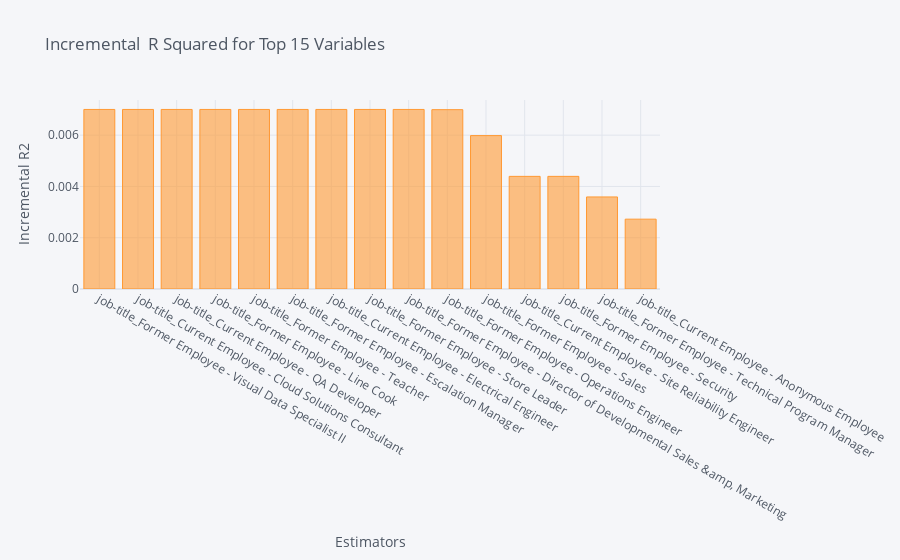
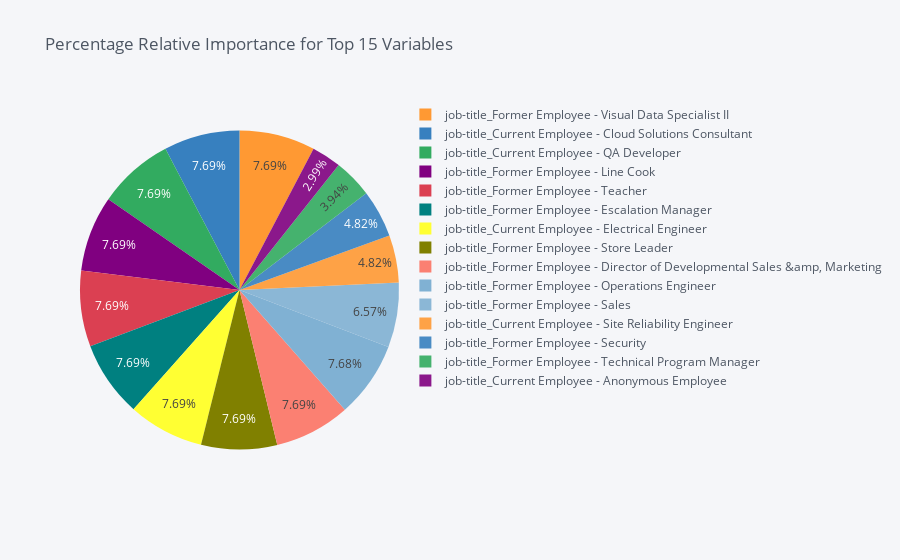

Write notebook code for charts like these, in order.
### Code cell
dominance_regression.plot_incremental_rsquare()

### Figure 1 — Plotly figure (JSON) as saved in the notebook; plotly's stock layout.template omitted (floating-point values rounded to 4 significant figures)
{"data": [{"marker": {"color": "rgba(255, 153, 51, 0.6)", "line": {"color": "rgba(255, 153, 51, 1.0)", "width": 1}}, "name": "incremental_r2", "orientation": "v", "text": "", "x": ["job-title_Former Employee - Visual Data Specialist II", "job-title_Current Employee - Cloud Solutions Consultant", "job-title_Current Employee - QA Developer", "job-title_Former Employee - Line Cook", "job-title_Former Employee - Teacher", "job-title_Former Employee - Escalation Manager", "job-title_Current Employee - Electrical Engineer", "job-title_Former Employee - Store Leader", "job-title_Former Employee - Director of Developmental Sales &amp, Marketing", "job-title_Former Employee - Operations Engineer", "job-title_Former Employee - Sales", "job-title_Current Employee - Site Reliability Engineer", "job-title_Former Employee - Security", "job-title_Former Employee - Technical Program Manager", "job-title_Current Employee - Anonymous Employee"], "y": [0.007002, 0.007002, 0.007002, 0.007002, 0.007002, 0.007002, 0.007002, 0.007002, 0.007002, 0.006993, 0.005982, 0.004392, 0.004392, 0.003589, 0.002723], "type": "bar"}], "layout": {"legend": {"bgcolor": "#F5F6F9", "font": {"color": "#4D5663"}}, "paper_bgcolor": "#F5F6F9", "plot_bgcolor": "#F5F6F9", "title": {"font": {"color": "#4D5663"}, "text": "Incremental  R Squared for Top 15 Variables "}, "xaxis": {"gridcolor": "#E1E5ED", "showgrid": true, "tickfont": {"color": "#4D5663"}, "title": {"font": {"color": "#4D5663"}, "text": "Estimators"}, "zerolinecolor": "#E1E5ED"}, "yaxis": {"gridcolor": "#E1E5ED", "showgrid": true, "tickfont": {"color": "#4D5663"}, "title": {"font": {"color": "#4D5663"}, "text": "Incremental R2"}, "zerolinecolor": "#E1E5ED"}}}

### Figure 2 — Plotly figure (JSON) as saved in the notebook; plotly's stock layout.template omitted (floating-point values rounded to 4 significant figures)
{"data": [{"labels": ["job-title_Former Employee - Visual Data Specialist II", "job-title_Current Employee - Cloud Solutions Consultant", "job-title_Current Employee - QA Developer", "job-title_Former Employee - Line Cook", "job-title_Former Employee - Teacher", "job-title_Former Employee - Escalation Manager", "job-title_Current Employee - Electrical Engineer", "job-title_Former Employee - Store Leader", "job-title_Former Employee - Director of Developmental Sales &amp, Marketing", "job-title_Former Employee - Operations Engineer", "job-title_Former Employee - Sales", "job-title_Current Employee - Site Reliability Engineer", "job-title_Former Employee - Security", "job-title_Former Employee - Technical Program Manager", "job-title_Current Employee - Anonymous Employee"], "marker": {"colors": ["rgba(255, 153, 51, 1.0)", "rgba(55, 128, 191, 1.0)", "rgba(50, 171, 96, 1.0)", "rgba(128, 0, 128, 1.0)", "rgba(219, 64, 82, 1.0)", "rgba(0, 128, 128, 1.0)", "rgba(255, 255, 51, 1.0)", "rgba(128, 128, 0, 1.0)", "rgba(251, 128, 114, 1.0)", "rgba(128, 177, 211, 1.0)", "rgba(128, 177, 211, 0.8999999999999999)", "rgba(255, 153, 51, 0.8999999999999999)", "rgba(55, 128, 191, 0.8999999999999999)", "rgba(50, 171, 96, 0.8999999999999999)", "rgba(128, 0, 128, 0.8999999999999999)"]}, "name": "", "values": [7.687, 7.687, 7.687, 7.687, 7.687, 7.687, 7.687, 7.687, 7.687, 7.678, 6.567, 4.822, 4.822, 3.941, 2.99], "type": "pie"}], "layout": {"legend": {"bgcolor": "#F5F6F9", "font": {"color": "#4D5663"}}, "paper_bgcolor": "#F5F6F9", "plot_bgcolor": "#F5F6F9", "title": {"font": {"color": "#4D5663"}, "text": "Percentage Relative Importance for Top 15 Variables "}}}
